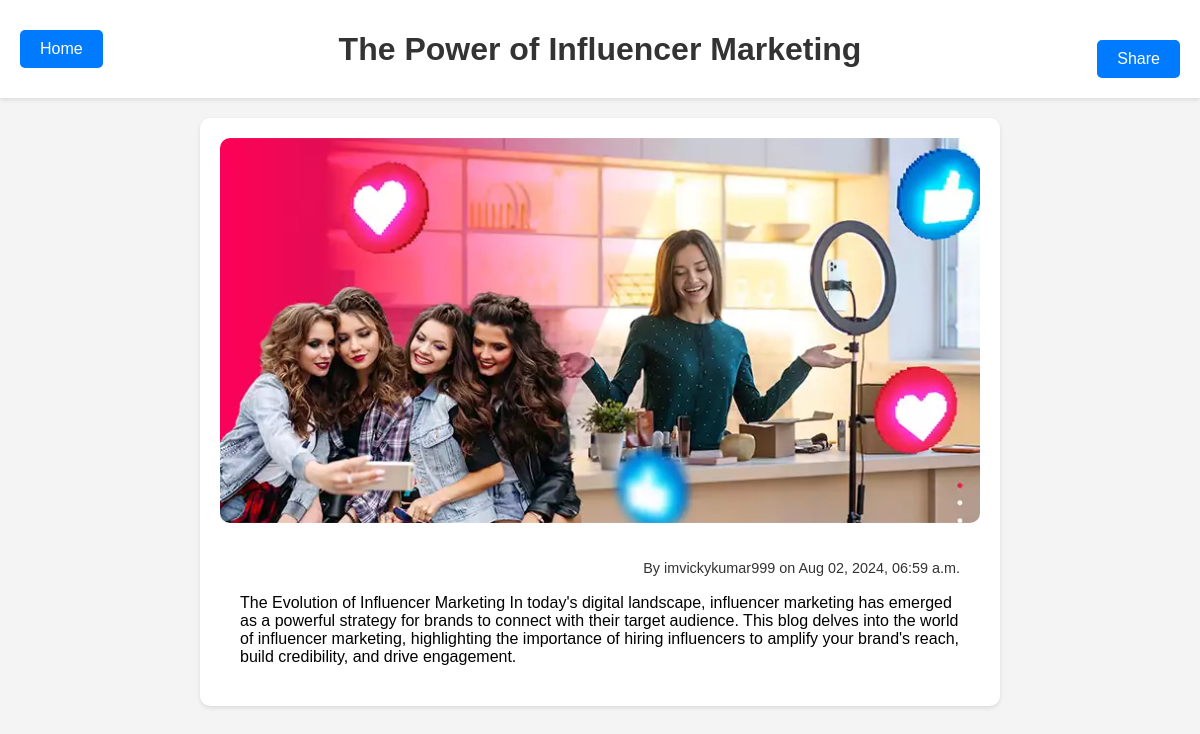
/post/5/, run on the app's committed database.
### blog/models.py (models this page shows, shortened)
class Post(models.Model):
    title = models.CharField(max_length=200)
    content = models.TextField()
    author = models.ForeignKey(User, on_delete=models.CASCADE)
    created_at = models.DateTimeField(default=timezone.now)
    image = models.ImageField(upload_to='blog_images/', blank=True, null=True)

### blog/views.py (the view)
# urls.py: path('post/<int:pk>/', views.post_detail, name='post-detail'),
def post_detail(request, pk):
    post = get_object_or_404(Post, pk=pk)
    return render(request, 'blog/post_detail.html', {'post': post})

### blog/templates/blog/post_detail.html (shortened to what this page needs)
{% load static %}
<!DOCTYPE html>
<html lang="en">
<head>
    <link rel="stylesheet" type="text/css" href="{% static 'blog/styles.css' %}">
</head>
<body>
    <header>
        <div class="nav-container">
            <a href="{% url 'blog-home' %}" class="home-button">Home</a>
            <h1>{{ post.title }}</h1>
            <div class="share-button-container">
                <button id="tooltip" class="share-button" onclick="copyLink()">Share</button>
            </div>
        </div>
    </header>
    <main>
        <div class="post-detail">
            {% if post.image %}
                <img src="{{ post.image.url }}" alt="{{ post.title }}" class="post-image">
            {% endif %}
            <div class="post-content">
                <p class="post-meta">By {{ post.author.username }} on {{ post.created_at|date:"M d, Y, h:i a" }}</p>
                <div>{{ post.content|safe }}</div>
            </div>
        </div>
    </main>
</body>
</html>

### blog/static/blog/styles.css (style rules this page uses)
body { font-family: Arial, sans-serif; margin: 0; padding: 0; background-color: #f4f4f4; overflow-x: hidden; }
header { background-color: #fff; padding: 20px; width: 100%; box-shadow: 0 2px 4px rgba(0,0,0,0.1); box-sizing: border-box; }
.nav-container { display: flex; flex-wrap: wrap; align-items: center; justify-content: space-between; gap: 10px; }
header h1 { margin: 0; font-size: 2em; color: #333; flex-grow: 1; text-align: center; white-space: normal; overflow: visible; text-overflow: clip; }
header .home-button { background-color: #007bff; color: #fff; padding: 10px 20px; border-radius: 5px; text-decoration: none; white-space: nowrap; }
header .share-button-container { display: flex; align-items: center; gap: 10px; white-space: nowrap; }
header .share-button { background-color: #007bff; color: #fff; border: none; padding: 10px 20px; border-radius: 5px; cursor: pointer; font-size: 1em; white-space: nowrap; }
main { padding: 20px; max-width: 100%; box-sizing: border-box; }
.post-detail { max-width: 800px; margin: 0 auto; background-color: #fff; padding: 20px; box-shadow: 0 2px 4px rgba(0,0,0,0.1); border-radius: 10px; box-sizing: border-box; }
.post-image { width: 100%; height: auto; border-radius: 10px; }
.post-content { padding: 20px; box-sizing: border-box; }
.post-content p { line-height: 1.6; color: #333; }
.post-meta { margin-top: 10px; font-size: 0.9em; color: #999; text-align: right; }
.share-button-container { margin-top: 20px; text-align: right; }
.share-button { background-color: #007bff; color: #fff; border: none; padding: 10px 20px; border-radius: 5px; cursor: pointer; font-size: 1em; }

### data on the page
Post: title "The Power of Influencer Marketing", image (picture), author.username "imvickykumar999", created_at "Aug 02, 2024, 06:59 a.m.", content "The Evolution of Influencer Marketing In today's digital landscape, influencer marketing has emerged as a powerful strategy for brands to connect with their target audience. This blog delves into the world of influencer marketing, highlighting the importance of hiring influencers to amplify your brand's reach, build credibility, and drive engagement."
